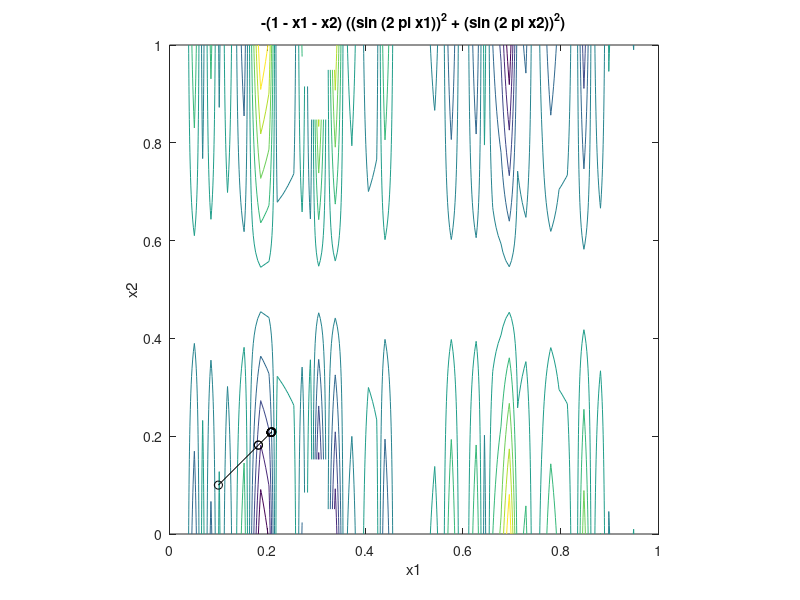

The MATLAB source for this figure:
% Source: https://www.mathworks.com/matlabcentral/fileexchange/35535-simplified-gradient-descent-optimization
% https://www.wolframalpha.com/input?i=grad+%281-x-y%29*%28%28sin%282*pi*x%29%29%5E2+%2B+%28sin%282*pi*y%29%29%5E2%29

function [xopt,fopt,niter,gnorm,dx] = grad_descent(varargin)

if nargin==0
    % define starting point
    x0 = [0.1 0.1]';
elseif nargin==1
    % if a single input argument is provided, it is a user-defined starting
    % point.
    x0 = varargin{1};
else
    error('Incorrect number of input arguments.')
end

% termination tolerance
tol = 1e-6;

% maximum number of allowed iterations
maxiter = 1000;

% minimum allowed perturbation
dxmin = 1e-6;

% step size ( 0.33 causes instability, 0.2 quite accurate)
alpha = 0.02;

% initialize gradient norm, optimization vector, iteration counter, perturbation
gnorm = inf; x = x0; niter = 0; dx = inf;

% define the objective function:
%f = @(x1,x2) x1.^2 + x1.*x2 + 3*x2.^2;
f = @(x1,x2) -(1 - x1 - x2)*((sin(2*pi*x1))^2 + (sin(2*pi*x2))^2);

% plot objective function contours for visualization:
figure(1); clf; ezcontour(f,[0 1 0 1]); axis equal; hold on

% redefine objective function syntax for use with optimization:
f2 = @(x) f(x(1),x(2));

% gradient descent algorithm:
while and(gnorm>=tol, and(niter <= maxiter, dx >= dxmin))
    % calculate gradient:
    g = grad(x);
    gnorm = norm(g);
    % take step:
    xnew = x - alpha*g;
    % check step
    if ~isfinite(xnew)
        display(['Number of iterations: ' num2str(niter)])
        error('x is inf or NaN')
    end
    % plot current point
    plot([x(1) xnew(1)],[x(2) xnew(2)],'ko-')
    refresh
    % update termination metrics
    niter = niter + 1;
    dx = norm(xnew-x);
    x = xnew;
    
end
xopt = x;
fopt = f2(xopt);
niter = niter - 1;

% define the gradient of the objective
% function g = grad(x)
% g = [2*x(1) + x(2)
%     x(1) + 6*x(2)];
function g = grad(x)
g = [2*pi*(x(1) + x(2) - 1) * sin(4 *pi* x(1)) + (sin(2 *pi* x(1)))^2 + (sin(2 *pi* x(2)))^2
     2 *pi* (x(1) + x(2) - 1) * sin(4 *pi* x(2)) + (sin(2 *pi* x(1)))^2 + (sin(2 *pi* x(2)))^2];